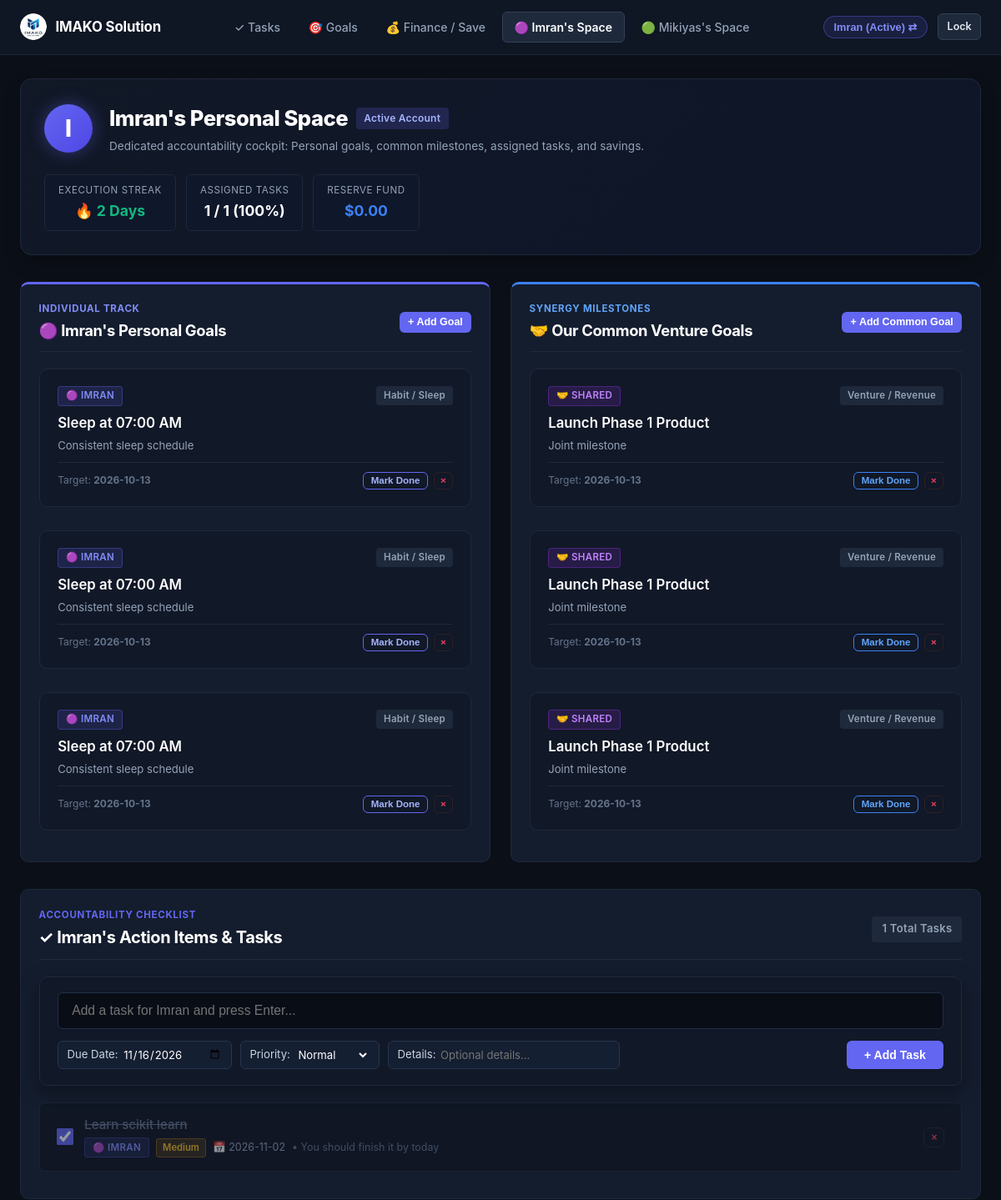
Page /imran (signed in, upper part) on the earlier database version.
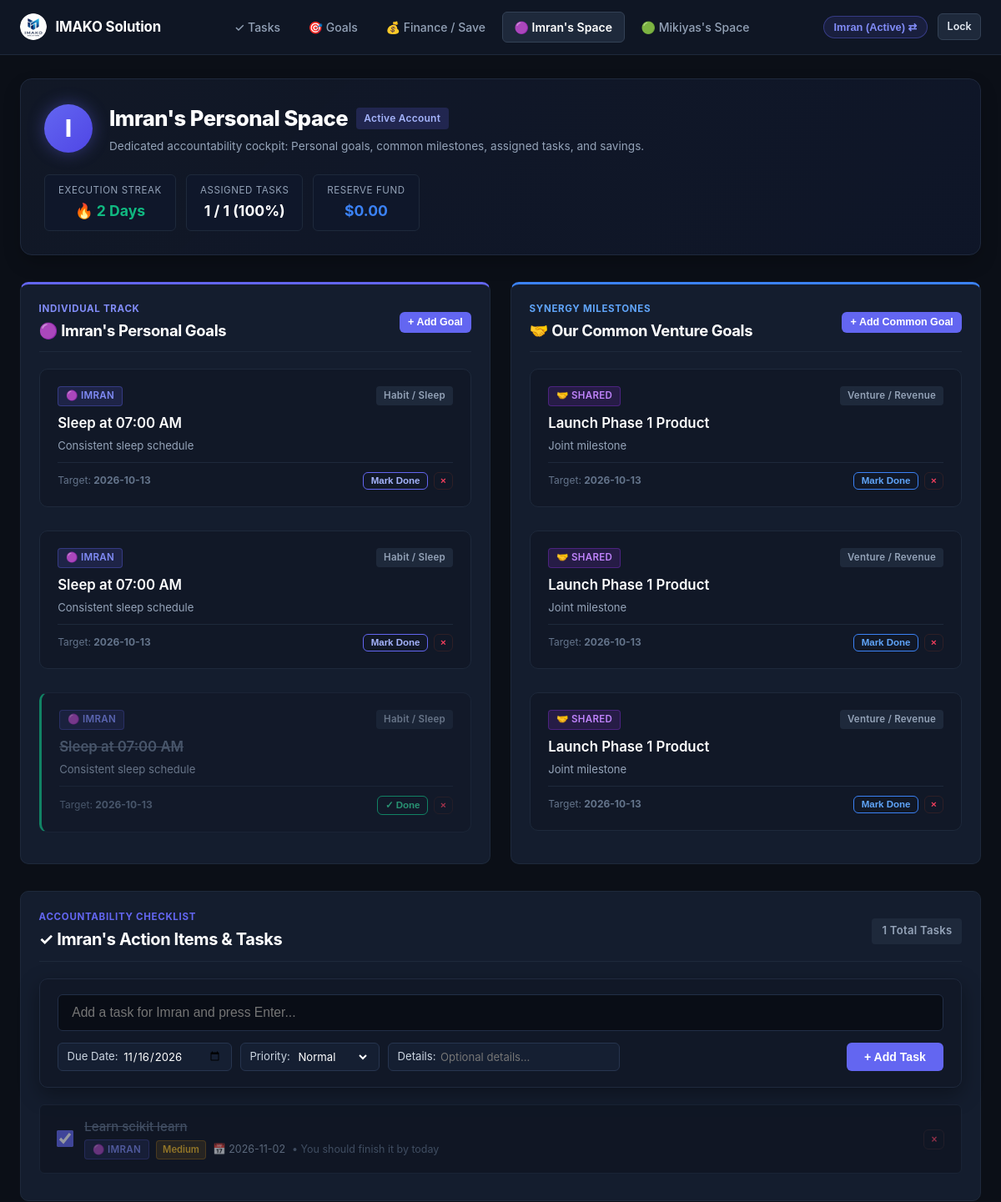
Same page on the later database version.
### tables this page shows
CREATE TABLE goals (
        id INTEGER PRIMARY KEY AUTOINCREMENT,
        goal_type TEXT NOT NULL CHECK(goal_type IN ('shared', 'imran', 'mikiyas')),
        title TEXT NOT NULL,
        description TEXT,
        target_time TEXT,
        target_date TEXT,
        category TEXT DEFAULT 'General',
        is_completed INTEGER NOT NULL DEFAULT 0,
        proof_image TEXT,
        proof_text TEXT,
        ai_verified INTEGER NOT NULL DEFAULT 0,
        ai_status TEXT NOT NULL DEFAULT 'Unverified',
        ai_feedback TEXT,
        reminder_enabled INTEGER NOT NULL DEFAULT 1,
        created_at TIMESTAMP DEFAULT CURRENT_TIMESTAMP
    , progress_pct INTEGER NOT NULL DEFAULT 0);

CREATE TABLE tasks (
        id INTEGER PRIMARY KEY AUTOINCREMENT,
        user_id TEXT NOT NULL,
        task_type TEXT NOT NULL DEFAULT 'personal' CHECK(task_type IN ('shared', 'personal')),
        week_identifier TEXT NOT NULL,
        title TEXT NOT NULL,
        details TEXT,
        due_date TEXT NOT NULL,
        target_time TEXT,
        is_done INTEGER NOT NULL DEFAULT 0,
        done_date TEXT,
        proof_image TEXT,
        proof_text TEXT,
        ai_verified INTEGER NOT NULL DEFAULT 0,
        ai_status TEXT NOT NULL DEFAULT 'Unverified',
        ai_feedback TEXT,
        is_archived INTEGER NOT NULL DEFAULT 0,
        consequence_applied INTEGER NOT NULL DEFAULT 0,
        created_at TIMESTAMP DEFAULT CURRENT_TIMESTAMP, assigned_to TEXT DEFAULT 'imran', priority TEXT DEFAULT 'Normal',
        FOREIGN KEY (user_id) REFERENCES users (id) ON DELETE CASCADE
    );

### app.py (the view)
@app.route("/partner/<partner_id>")
@app.route("/imran")
@app.route("/mikiyas")
def partner_space(partner_id=None):
    if not partner_id:
        partner_id = "imran" if request.path == "/imran" else "mikiyas"
    if partner_id not in ("imran", "mikiyas"):
        partner_id = "imran"
    conn = get_db_connection()
    cursor = conn.cursor()
    cursor.execute("SELECT * FROM users WHERE id = ?", (partner_id,))
    partner = cursor.fetchone()
    cursor.execute("SELECT * FROM goals WHERE goal_type = ? ORDER BY is_completed ASC, id DESC", (partner_id,))
    personal_goals = cursor.fetchall()
    cursor.execute("SELECT * FROM goals WHERE goal_type = 'shared' ORDER BY is_completed ASC, id DESC")
    shared_goals = cursor.fetchall()
    cursor.execute("""
    SELECT * FROM tasks
    WHERE (assigned_to = ? OR (user_id = ? AND assigned_to != 'shared' AND task_type != 'shared'))
    ORDER BY is_done ASC, due_date ASC, id DESC
    """, (partner_id, partner_id))
    partner_tasks = cursor.fetchall()
    tasks_total = len(partner_tasks)
    tasks_done = sum(1 for t in partner_tasks if t["is_done"])
    task_rate = int((tasks_done / tasks_total * 100)) if tasks_total > 0 else 0
    streak_count = calculate_task_streak(conn, partner_id)
    fin_totals = get_user_financial_totals(conn, user_id=partner_id)
    savings_goal = partner["savings_goal_target"] if partner and partner["savings_goal_target"] > 0 else 2500.0
    savings_pct = min(100, int((fin_totals["savings"] / savings_goal) * 100)) if savings_goal > 0 else 0
    conn.close()
    return render_template(
        "partner.html",
        active_page=f"partner_{partner_id}",
        partner=partner,
        personal_goals=personal_goals,
        shared_goals=shared_goals,
        partner_tasks=partner_tasks,
        tasks_done=tasks_done,
        tasks_total=tasks_total,
        task_rate=task_rate,
        streak_count=streak_count,
        fin_totals=fin_totals,
        savings_pct=savings_pct
    )

### app.py (called while the page is built, shortened)
@app.before_request
def require_authentication_gate():
    if request.endpoint == "static" or request.path.startswith(("/static/", "/public/")):
        return None
    allowed_exact = (
        "/", "/index", "/login", "/login/", "/favicon.ico", "/manifest.json", "/sw.js",
        "/api/index", "/api/index/", "/api/index.py", "/debug"
    )
    if (
        request.path in allowed_exact
        or request.endpoint in ("login", "debug_endpoint", "index", "vercel_entrypoint_dispatcher")
    ):
        return None
    user = session.get("logged_in_user") or request.cookies.get("partner_user")
    if user in ("imran", "mikiyas"):
        if not session.get("logged_in_user"):
            session["logged_in_user"] = user
            session.permanent = True
        return None

### database/db.py (called while the page is built, shortened)
def get_db_connection():
    global _last_db_check
    conn = sqlite3.connect(DB_PATH, factory=SyncedConnection)
    conn.row_factory = sqlite3.Row
    conn.execute("PRAGMA foreign_keys = ON")
    return conn

    def commit(self):
        super().commit()
        if is_serverless:
            sync_db()

### templates/partner.html (shortened to what the changed rows need)
{% extends "base.html" %}
{% block content %}
<div class="partner-hero-banner" style="display:flex; justify-content:space-between; align-items:center; flex-wrap:wrap; gap:1.5rem; margin-bottom:2rem; background:linear-gradient(135deg, rgba(17, 24, 39, 0.95), rgba(15, 23, 42, 0.9)); border:1px solid #1f293d; padding:1.75rem; border-radius:var(--radius-lg); box-shadow:0 10px 25px -5px rgba(0,0,0,0.3);">
  <div style="display:flex; align-items:center; gap:1.25rem;">
    <div>
      <div style="display:flex; align-items:center; gap:0.6rem;">
        <h1 style="font-size:1.6rem; font-weight:800; color:#fff; margin:0;">
          {{ partner.name }}'s Personal Space
        </h1>
      </div>
    </div>
  </div>
</div>
<div class="grid-2" style="margin-bottom: 2rem;">
  <div class="card" style="border-top: 3px solid {% if partner.id == 'imran' %}#6366f1{% else %}#10b981{% endif %};">
    {% if personal_goals %}
      <div style="display:flex; flex-direction:column; gap:0.75rem;">
        {% for goal in personal_goals %}
          <div class="goal-tile {% if goal.is_completed %}completed{% endif %}">
            <div class="goal-tile-header">
              <span class="badge-assignee {{ partner.id }}">
                {% if partner.id == 'imran' %}🟣 Imran{% else %}🟢 Mikiyas{% endif %}
              </span>
              <span class="badge" style="background:#1e293b; color:#94a3b8; font-size:0.72rem;">{{ goal.category }}</span>
            </div>
            <div class="goal-tile-title" style="margin-bottom:0.35rem; {% if goal.is_completed %}text-decoration:line-through; color:#64748b;{% endif %}">
              {{ goal.title }}
            </div>
            {% if goal.description %}
              <p style="font-size:0.82rem; color:var(--text-muted); margin-bottom:0.65rem; line-height:1.4;">
                {{ goal.description }}
              </p>
            {% endif %}
            <div style="display:flex; justify-content:space-between; align-items:center; font-size:0.75rem; color:var(--text-subtle); margin-top:0.65rem; padding-top:0.65rem; border-top:1px solid #1e293b;">
              <span>Target: <strong>{{ goal.target_date or 'Ongoing' }}</strong></span>
              <div style="display:flex; align-items:center; gap:0.4rem;">
                <form action="{{ url_for('toggle_goal_status', goal_id=goal.id) }}" method="POST" style="margin:0;">
                  <button type="submit" class="btn btn-outline btn-sm" style="padding:0.22rem 0.55rem; font-size:0.72rem; border-color:{% if goal.is_completed %}#10b981{% else %}#6366f1{% endif %}; color:{% if goal.is_completed %}#34d399{% else %}#a5b4fc{% endif %};">
                    {% if goal.is_completed %}✓ Done{% else %}Mark Done{% endif %}
                  </button>
                </form>
                <form action="{{ url_for('delete_goal', goal_id=goal.id) }}" method="POST" style="margin:0;">
                  <button type="submit" class="btn btn-outline btn-sm delete-confirm-btn" data-confirm-msg="Remove this goal?" style="padding:0.22rem 0.45rem; font-size:0.72rem; border-color:#2e1f26; color:#f43f5e;">
                    &times;
                  </button>
                </form>
              </div>
            </div>
          </div>
        {% endfor %}
      </div>
    {% endif %}
  </div>
  <div class="card" style="border-top: 3px solid #3b82f6;">
    {% if shared_goals %}
      <div style="display:flex; flex-direction:column; gap:0.75rem;">
        {% for goal in shared_goals %}
          <div class="goal-tile {% if goal.is_completed %}completed{% endif %}">
            <div class="goal-tile-header">
              <span class="badge-assignee shared">🤝 Shared</span>
              <span class="badge" style="background:#1e293b; color:#94a3b8; font-size:0.72rem;">{{ goal.category }}</span>
            </div>
            <div class="goal-tile-title" style="margin-bottom:0.35rem; {% if goal.is_completed %}text-decoration:line-through; color:#64748b;{% endif %}">
              {{ goal.title }}
            </div>
            {% if goal.description %}
              <p style="font-size:0.82rem; color:var(--text-muted); margin-bottom:0.65rem; line-height:1.4;">
                {{ goal.description }}
              </p>
            {% endif %}
            <div style="display:flex; justify-content:space-between; align-items:center; font-size:0.75rem; color:var(--text-subtle); margin-top:0.65rem; padding-top:0.65rem; border-top:1px solid #1e293b;">
              <span>Target: <strong>{{ goal.target_date or 'No deadline' }}</strong></span>
              <div style="display:flex; align-items:center; gap:0.4rem;">
                <form action="{{ url_for('toggle_goal_status', goal_id=goal.id) }}" method="POST" style="margin:0;">
                  <button type="submit" class="btn btn-outline btn-sm" style="padding:0.22rem 0.55rem; font-size:0.72rem; border-color:{% if goal.is_completed %}#10b981{% else %}#3b82f6{% endif %}; color:{% if goal.is_completed %}#34d399{% else %}#60a5fa{% endif %};">
                    {% if goal.is_completed %}✓ Done{% else %}Mark Done{% endif %}
                  </button>
                </form>
                <form action="{{ url_for('delete_goal', goal_id=goal.id) }}" method="POST" style="margin:0;">
                  <button type="submit" class="btn btn-outline btn-sm delete-confirm-btn" data-confirm-msg="Remove this goal?" style="padding:0.22rem 0.45rem; font-size:0.72rem; border-color:#2e1f26; color:#f43f5e;">
                    &times;
                  </button>
                </form>
              </div>
            </div>
          </div>
        {% endfor %}
      </div>
    {% endif %}
  </div>
</div>
<div class="card" style="margin-bottom: 2rem;">
  <div class="card-header" style="margin-bottom: 1.25rem;">
    <div>
      <h2 style="font-size:1.25rem; font-weight:700; color:#fff;">
        ✓ {{ partner.name }}'s Action Items &amp; Tasks
      </h2>
    </div>
  </div>
  {% if partner_tasks %}
    <div style="display:flex; flex-direction:column; gap:0.6rem;">
      {% for task in partner_tasks %}
        <div class="cool-task-card {% if task.is_done %}is-done{% endif %}">
          <div class="cool-task-left">
            <form action="{{ url_for('toggle_task_done', task_id=task.id) }}" method="POST" style="margin:0; display:flex; align-items:center;">
              <input type="checkbox" class="cool-task-checkbox" {% if task.is_done %}checked{% endif %} onchange="this.form.submit()" title="Toggle task status">
            </form>
            <div style="flex:1;">
              <div class="cool-task-title">
                {{ task.title }}
              </div>
              <div class="cool-task-meta">
                {% if task.assigned_to == 'shared' or task.task_type == 'shared' %}
                  <span class="badge-assignee shared">🤝 Shared</span>
                {% elif task.assigned_to == 'imran' or task.user_id == 'imran' %}
                  <span class="badge-assignee imran">🟣 Imran</span>
                {% else %}
                  <span class="badge-assignee mikiyas">🟢 Mikiyas</span>
                {% endif %}
                {% if task.priority and task.priority != 'Normal' %}
                  <span class="badge-priority {{ task.priority }}">{{ task.priority }}</span>
                {% endif %}
                {% if task.due_date %}
                  <span style="color:{% if not task.is_done and task.due_date < today_str %}var(--accent-rose){% else %}var(--text-muted){% endif %};">
                    📅 {{ task.due_date }}
                  </span>
                {% endif %}
                {% if task.details %}
                  <span style="color:var(--text-subtle);">• {{ task.details }}</span>
                {% endif %}
              </div>
            </div>
          </div>
          <div class="cool-task-actions">
            <form action="{{ url_for('delete_task', task_id=task.id) }}" method="POST" style="margin:0;">
              <button type="submit" class="btn btn-outline btn-sm delete-confirm-btn" data-confirm-msg="Delete this task?" style="padding:0.25rem 0.5rem; font-size:0.75rem; border-color:#2e1f26; color:#f43f5e;">
                &times;
              </button>
            </form>
          </div>
        </div>
      {% endfor %}
    </div>
  {% else %}
    <div style="padding:2.5rem 1rem; text-align:center; color:var(--text-muted); border:1px dashed #243147; border-radius:var(--radius-sm); font-size:0.88rem;">
      No tasks assigned to {{ partner.name }} yet. Add one using the quick bar above!
    </div>
  {% endif %}
</div>
{% endblock %}

Differences in the rows shown:
changed goals (number 3 of 6 on the later page): is_completed "Mark Done" → "✓ Done"; moves down the list
